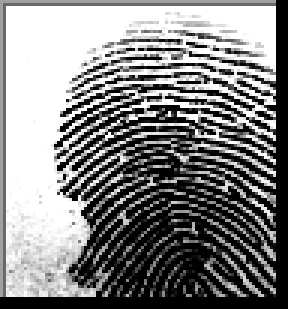
#> input picture 150__M_Right_index_finger.BMP, 96 x 103 px (shown 3 times larger)
$ python main.py
#> lines starting #> are read from the running program, lines starting #| are printed output that depends on the picture
import cv2
import os
import matplotlib.pyplot as plt

img1 = cv2.imread('150__M_Right_index_finger.BMP')
#> img1 is the input picture: shape (103, 96, 3); min 0, max 255, mean 131.1
img2 = cv2.imread('150__M_Right_index_finger_Obl.BMP')
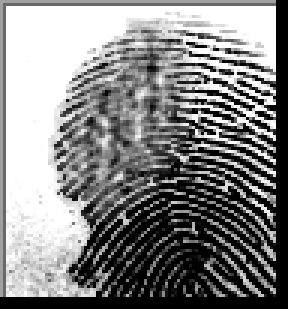
#> input picture 150__M_Right_index_finger_Obl.BMP, 96 x 103 px (shown 3 times larger)
#> img2 is the input picture: shape (103, 96, 3); min 0, max 255, mean 132.7
orb = cv2.ORB_create()

kp1, des1 = orb.detectAndCompute(img1,None)
#> kp1 = 97 keypoints; strongest (x, y, size): (47, 37, 31), (50, 37, 31), (56, 38, 31), (63, 37, 31)
kp2, des2 = orb.detectAndCompute(img2,None)
#> kp2 = 132 keypoints; strongest (x, y, size): (64, 41, 31), (63, 37, 31), (62, 41, 31), (62, 52, 31)


bf = cv2.BFMatcher(cv2.NORM_HAMMING, crossCheck=True)

matches = bf.match(des1,des2)
#> matches = 43 matches

matches = sorted(matches, key = lambda x:x.distance)

img3 = cv2.drawMatches(img1,kp1,img2,kp2,matches[:10],None,flags=cv2.DrawMatchesFlags_NOT_DRAW_SINGLE_POINTS)
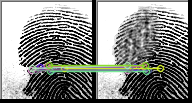
#> img3: shape (103, 192, 3); mean B, G, R 133.1, 136.3, 134.5

cv2.imshow("result",img3)
cv2.waitKey(20000)
cv2.destroyAllWindows()
